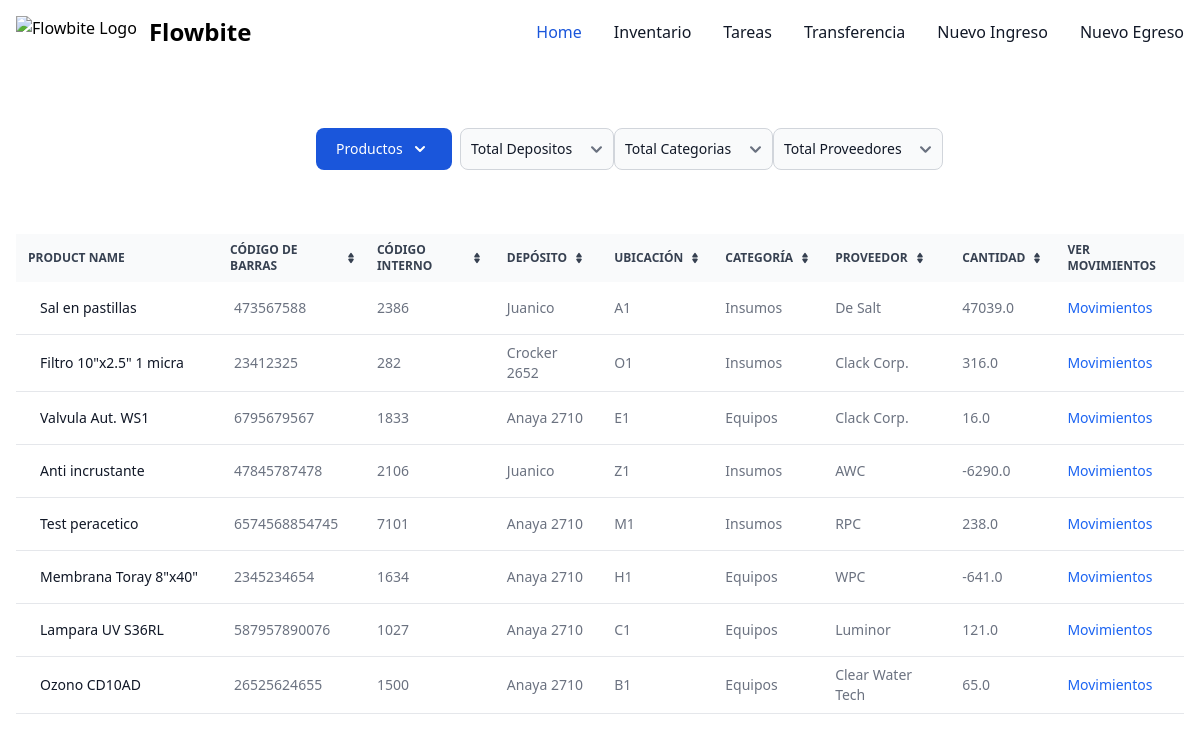
Page /stock/ on the earlier database version.
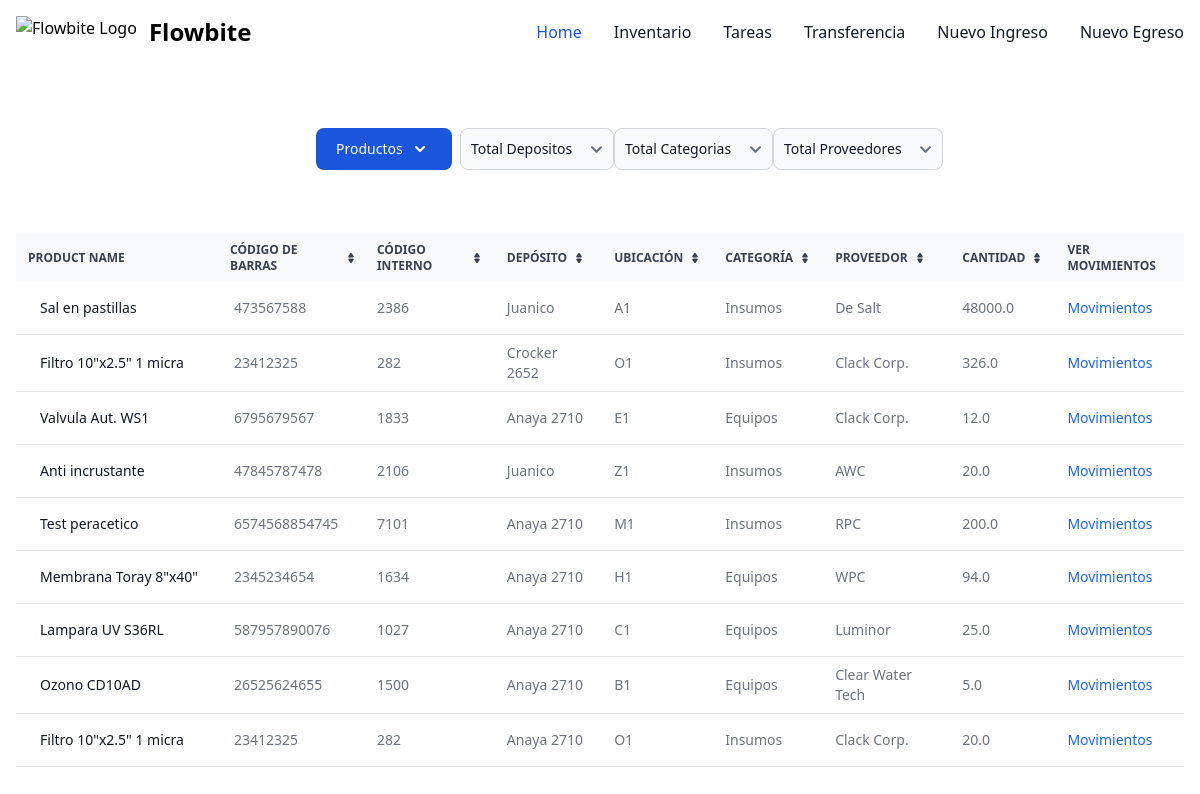
Same page on the later database version.
### filsa/models.py (models this page shows, shortened)
class Product(models.Model):
    CATEGORIES = [('Tubos', 'Tubos'),
                  ('Tornillos', 'Tornillos'),
                  ('Accesorios','Accesorios'),
                  ('Maquinas','Maquinas'),
                  ('Insumos','Insumos')
                  ]
    product_id = models.IntegerField(primary_key=True)
    name = models.CharField(max_length=50)
    barcode = models.BigIntegerField(verbose_name=u"Codigo de Barras")
    internalCode = models.BigIntegerField(verbose_name=u"Codigo Interno")
    quantity = models.FloatField()
    category = models.CharField(max_length=20, choices=CATEGORIES, default='Tubos')
    location = models.CharField(max_length=20)
    supplier = models.CharField(max_length=20)
    warehouse = models.ForeignKey(Warehouses, on_delete=models.CASCADE, related_name='warehouse_name')
    deltaQuantity = models.FloatField()
    stockSecurity = models.IntegerField()
    inTransit = models.BooleanField()
    def __str__(self):
        return self.name

class Warehouses(models.Model):
    name = models.CharField(max_length=50)

### filsa/views.py (the view)
# urls.py: path('stock/', StockListView.as_view() , name='stock'),
class StockListView(generic.ListView):
    model = Product
    template_name = 'stock.html'
    def get_context_data(self, *args, **kwargs):
        products_obj = Product.objects.all().values()
        context = super(StockListView, self).get_context_data(*args, **kwargs)
        warehouse = self.request.GET.get('warehouse',None)
        print('warehouse is', warehouse)
        supplier = self.request.GET.get('supplier',None)
        category = self.request.GET.get('category',None)
        if category:
            category_filter = True
            categoryList = [category]
        else:
            categoryList = Product.objects.all().values('category').distinct()
        if supplier:
            supplier_filter = True
            supplierList = [supplier]
        else:
            supplierList = Product.objects.all().values('supplier').distinct()
        if warehouse:
            warehouse = Warehouses.objects.get(name=warehouse)
            warehouseList = Warehouses.objects.get(name=warehouse)
            context.update({'products' : Product.objects.select_related('warehouse').filter(warehouse=warehouse, category ='Insumos')}) #, supplier ='De Salt')
        else:
            warehouseList = Warehouses.objects.all()
        context['products'] = Product.objects.select_related('warehouse').filter(category__in=categoryList, supplier__in=supplierList)
        print('categoryList', categoryList)
        print('args', args)
        print('kwargs in get_context_data', kwargs)
        context['productList'] = Product.objects.all().values('name').distinct()
        context['categoryList'] = Product.objects.all().values('category').distinct()
        context['supplierList'] = Product.objects.all().values('supplier').distinct()
        context['warehouseList'] = Warehouses.objects.all().values('name').distinct()
        print('context in get_context_data', context)
        return context

### filsa/templates/stock.html (shortened to what the changed rows need)
{% extends '_base.html' %}
{% load static %}
{% block content %}
<div class="w-full px-4 relative overflow-x-auto">
    <table id="productTable" class="text-sm text-left rtl:text-right text-gray-500 dark:text-gray-400">
        <thead class="text-xs text-gray-700 uppercase bg-gray-50 dark:bg-gray-700 dark:text-gray-400">
            <tr>
                <th scope="col" class="px-3 py-2">
                    Product name
                </th>
                <th scope="col" class="px-2 py-2">
                    <div class="flex items-center">
                        Código de Barras
                        <a href="#"></a>
                    </div>
                </th>
                <th scope="col" class="px-3 py-2">
                    <div class="flex items-center">
                        Código Interno
                        <a href="#"></a>
                    </div>
                </th>
                <th scope="col" class="px-3 py-2">
                    <div class="flex items-center">
                        Depósito
                        <a href="#"></a>
                    </div>
                </th>
                <th scope="col" class="px-3 py-2">
                    <div class="flex items-center">
                        Ubicación
                        <a href="#"></a>
                    </div>
                </th>
                <th scope="col" class="px-3 py-2">
                    <div class="flex items-center">
                        Categoría
                        <a href="#"></a>
                    </div>
                </th>
                <th scope="col" class="px-3 py-2">
                    <div class="flex items-center">
                        Proveedor
                        <a href="#"></a>
                    </div>
                </th>
                <th scope="col" class="px-3 py-2">
                    <div class="flex items-center">
                        Cantidad
                        <a href="#"></a>
                    </div>
                </th>
                <th scope="col" class="px-3 py-2">
                    <div class="flex items-center">
                    <span>Ver Movimientos</span>
                </div>
                </th>
            </tr>
        </thead>
        <tbody>
            {% for product in products %}
            <tr class="bg-white border-b dark:bg-gray-800 dark:border-gray-700">
                <th scope="row" class="px-6 py-4 font-medium text-gray-900 whitespace-nowrap dark:text-white">
                    {{product.name}}
                </th>
                <td class="px-3 py-2">
                    {{product.barcode}}
                </td>
                <td class="px-3 py-2">
                    {{product.internalCode}}
                </td>
                <td class="px-3 py-2">
                    {{product.warehouse.name}}
                </td>
                <td class="px-3 py-2">
                    {{product.location}}
                </td>
                <td class="px-3 py-2">
                    {{product.category}}
                </td>
                <td class="px-3 py-2">
                    {{product.supplier}}
                </td>
                <td class="px-3 py-2">
                    {{product.quantity}}
                </td>
                <td class="px-3 py-2">
                    <a href="{% url 'stockhistory' product_id=product.product_id %}"   class="font-medium text-blue-600 dark:text-blue-500 hover:underline">Movimientos</a>
                </td>
            </tr>
            {% endfor %}
        </tbody>
    </table>
</div>
  {% endblock content %}

Differences in the rows shown:
changed Product "Sal en pastillas": quantity "47039.0" → "48000.0"
changed Product "Crocker 2652": quantity "316.0" → "326.0"
changed Product "Valvula Aut. WS1": quantity "16.0" → "12.0"
changed Product "Anti incrustante": quantity "-6290.0" → "20.0"
changed Product "Test peracetico": quantity "238.0" → "200.0"
changed Product "Membrana Toray 8\"x40\"": quantity "-641.0" → "94.0"
changed Product "Lampara UV S36RL": quantity "121.0" → "25.0"
changed Product "Ozono CD10AD": quantity "65.0" → "5.0"
added Product: name "Filtro 10\"x2.5\" 1 micra", barcode "23412325", internalCode "282", warehouse.name "Anaya 2710", location "O1", category "Insumos", supplier "Clack Corp.", quantity "20.0"
